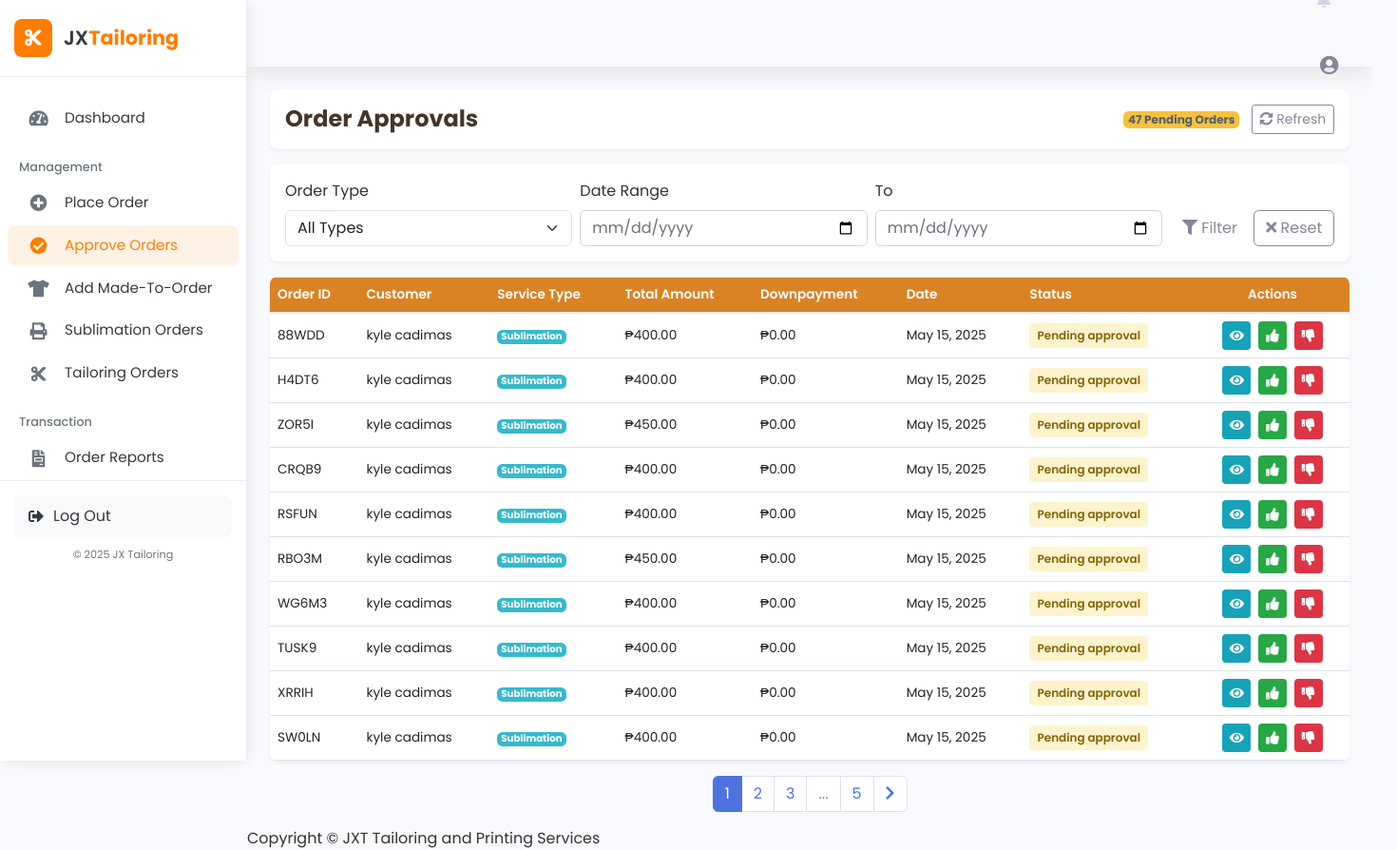
The app's page /staff/orders.php, older data.
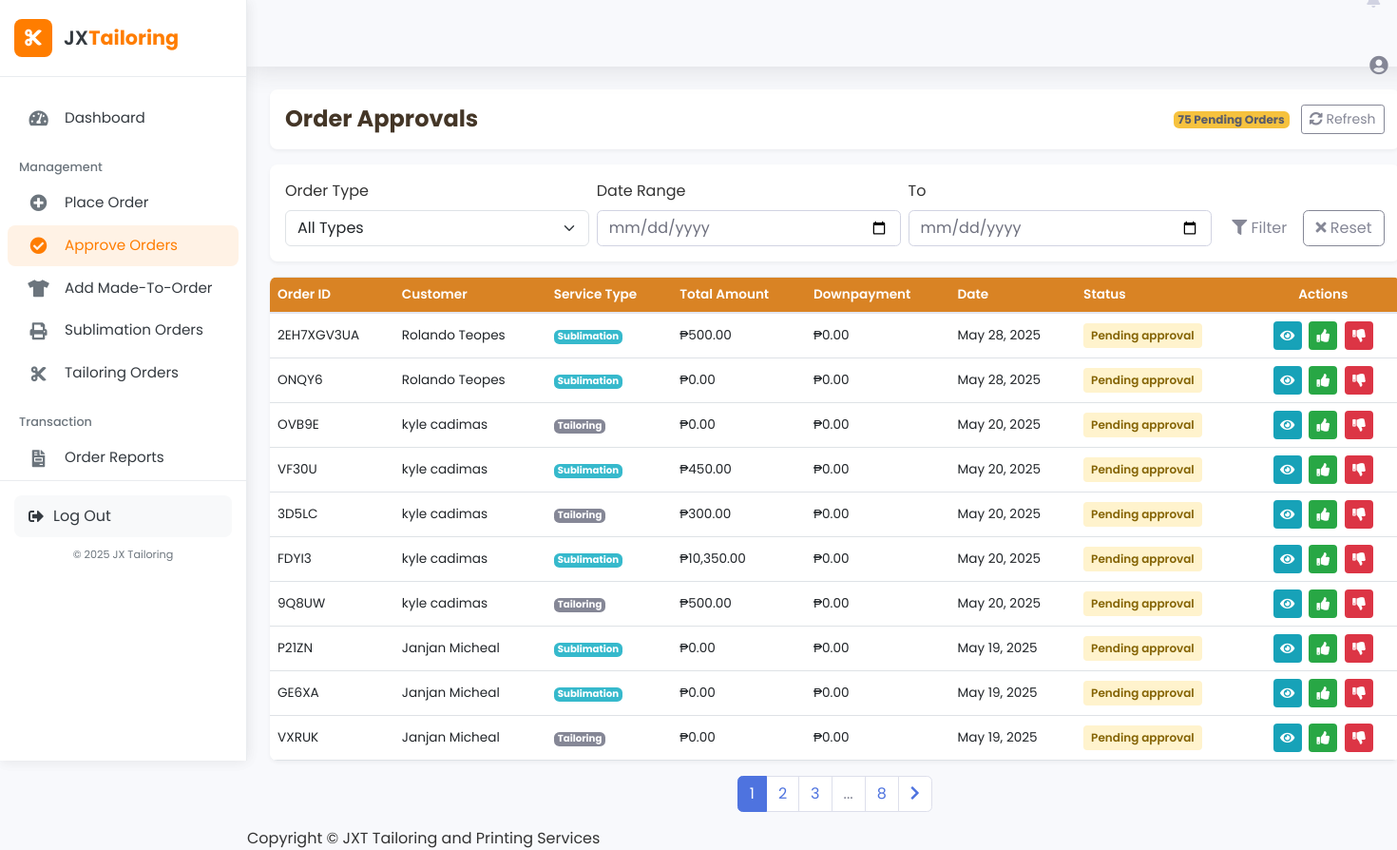
The same page, newer data.
### tables this page shows
CREATE TABLE `orders` (
  `order_id` varchar(10) NOT NULL,
  `customer_id` int(11) NOT NULL,
  `order_type` enum('tailoring','sublimation') NOT NULL,
  `total_amount` decimal(10,2) NOT NULL,
  `downpayment_amount` decimal(10,2) NOT NULL,
  `payment_method` enum('cash','gcash') NOT NULL,
  `payment_status` enum('pending','downpayment_paid','fully_paid') DEFAULT 'pending',
  `order_status` enum('pending_approval','declined','approved','forward_to_sublimator','in_process','printing_done','ready_for_pickup','completed') DEFAULT 'pending_approval',
  `staff_id` int(11) DEFAULT NULL,
  `manager_id` int(11) DEFAULT NULL,
  `notes` text DEFAULT NULL,
  `created_at` timestamp NOT NULL DEFAULT current_timestamp(),
  `updated_at` timestamp NOT NULL DEFAULT current_timestamp() ON UPDATE current_timestamp(),
  `screenshot_path` varchar(255) DEFAULT NULL,
  `status_history` text DEFAULT NULL,
  PRIMARY KEY (`order_id`),
  KEY `customer_id` (`customer_id`),
  KEY `staff_id` (`staff_id`),
  KEY `manager_id` (`manager_id`),
  CONSTRAINT `orders_ibfk_1` FOREIGN KEY (`customer_id`) REFERENCES `customers` (`customer_id`),
  CONSTRAINT `orders_ibfk_2` FOREIGN KEY (`staff_id`) REFERENCES `users` (`user_id`),
  CONSTRAINT `orders_ibfk_3` FOREIGN KEY (`manager_id`) REFERENCES `users` (`user_id`)
);

CREATE TABLE `customers` (
  `customer_id` int(11) NOT NULL AUTO_INCREMENT,
  `username` varchar(50) NOT NULL,
  `password` varchar(255) NOT NULL,
  `email` varchar(100) NOT NULL,
  `first_name` varchar(50) NOT NULL,
  `last_name` varchar(50) NOT NULL,
  `phone_number` varchar(20) DEFAULT NULL,
  `address` text DEFAULT NULL,
  `created_at` timestamp NOT NULL DEFAULT current_timestamp(),
  `updated_at` timestamp NOT NULL DEFAULT current_timestamp() ON UPDATE current_timestamp(),
  PRIMARY KEY (`customer_id`),
  UNIQUE KEY `username` (`username`),
  UNIQUE KEY `email` (`email`)
);

### staff/orders.php (the view, shortened to what the changed rows need)
<?php
include '../db.php';
$records_per_page = 10;
$page = isset($_GET['page']) ? (int)$_GET['page'] : 1;
$offset = ($page - 1) * $records_per_page;
$count_query = "SELECT COUNT(*) as total FROM orders WHERE order_status = 'pending_approval'";
$count_result = mysqli_query($conn, $count_query);
$total_records = mysqli_fetch_assoc($count_result)['total'];
$total_pages = ceil($total_records / $records_per_page);
$query = "SELECT o.order_id, c.first_name, c.last_name, o.order_type, o.total_amount, o.downpayment_amount, o.order_status, o.created_at
          FROM orders o
          JOIN customers c ON o.customer_id = c.customer_id
          WHERE o.order_status = 'pending_approval'
          ORDER BY o.created_at DESC
          LIMIT $offset, $records_per_page";
$result = mysqli_query($conn, $query);
?>
<!DOCTYPE html>
<html lang="en">
<head>
    <link href="https://cdn.jsdelivr.net/npm/bootstrap@5.3.0/dist/css/bootstrap.min.css" rel="stylesheet">
    <link href="vendor/fontawesome-free/css/all.min.css" rel="stylesheet">
    <link href="css/sb-admin-2.min.css" rel="stylesheet">
</head>
<body id="page-top">
    <div id="wrapper">
        <?php include 'sidebar.php'; ?>
        <div id="content-wrapper" class="d-flex flex-column">
            <div id="content">
                <nav class="navbar navbar-expand navbar-light topbar mb-4 static-top shadow">
                    <ul class="navbar-nav ml-auto">
                        <?php include 'notification.php'; ?>
                    </ul>
                </nav>
                <div class="container-fluid">
                    <div class="page-header">
                        <h1>Order Approvals</h1>
                        <div>
                            <span class="badge bg-warning text-dark me-2"><?= $total_records ?> Pending Orders</span>
                            <a href="?refresh=true" class="btn btn-sm btn-outline-secondary">
                                <i class="fas fa-sync-alt"></i> Refresh
                            </a>
                        </div>
                    </div>
                    <div class="table-container">
                        <?php if (mysqli_num_rows($result) > 0): ?>
                            <table class="table">
                                <thead>
                                    <tr>
                                        <th>Order ID</th>
                                        <th>Customer</th>
                                        <th>Service Type</th>
                                        <th>Total Amount</th>
                                        <th>Downpayment</th>
                                        <th>Date</th>
                                        <th>Status</th>
                                        <th class="text-center">Actions</th>
                                    </tr>
                                </thead>
                                <tbody>
                                    <?php while ($row = mysqli_fetch_assoc($result)) : ?>
                                        <tr>
                                            <td><span class="order-id"><?= htmlspecialchars($row['order_id']) ?></span></td>
                                            <td>
                                                <span class="customer-name"><?= htmlspecialchars($row['first_name'] . ' ' . $row['last_name']) ?></span>
                                            </td>
                                            <td>
                                                <?php if ($row['order_type'] == 'sublimation'): ?>
                                                    <span class="badge bg-info text-white">Sublimation</span>
                                                <?php else: ?>
                                                    <span class="badge bg-secondary text-white">Tailoring</span>
                                                <?php endif; ?>
                                            </td>
                                            <td><span class="amount">₱<?= number_format($row['total_amount'], 2) ?></span></td>
                                            <td><span class="amount">₱<?= number_format($row['downpayment_amount'], 2) ?></span></td>
                                            <td><?= date('M d, Y', strtotime($row['created_at'])) ?></td>
                                            <td>
                                                <div class="status-badge status-pending">
                                                    <?= htmlspecialchars(str_replace('_', ' ', ucfirst($row['order_status']))) ?>
                                                </div>
                                            </td>
                                            <td class="text-center">
                                                <div class="actions-container">
                                                    <a href="view_order.php?id=<?= $row['order_id'] ?>" class="btn-action btn-view" data-tooltip="View Details">
                                                        <i class="fas fa-eye"></i>
                                                    </a>
                                                    <button class="btn-action btn-approve" onclick="approveOrder('<?= $row['order_id'] ?>')" data-tooltip="Approve Order">
                                                        <i class="fas fa-thumbs-up"></i>
                                                    </button>
                                                    <button class="btn-action btn-decline" data-bs-toggle="modal" data-bs-target="#declineModal"
                                                            onclick="setDeclineOrderId('<?= $row['order_id'] ?>')" data-tooltip="Decline Order">
                                                        <i class="fas fa-thumbs-down"></i>
                                                    </button>
                                                </div>
                                            </td>
                                        </tr>
                                    <?php endwhile; ?>
                                </tbody>
                            </table>
                        <?php endif; ?>
                    </div>
                    <?php if ($total_pages > 0) : ?>
                    <div class="pagination-container">
                        <nav aria-label="Page navigation">
                            <ul class="pagination">
                                <?php
                                $start_page = max(1, $page - 2);
                                $end_page = min($total_pages, $page + 2);
                                for ($i = $start_page; $i <= $end_page; $i++) {
                                    echo '<li class="page-item ' . ($i == $page ? 'active' : '') . '">';
                                    echo '<a class="page-link" href="?page=' . $i . (isset($_GET['type']) ? '&type=' . $_GET['type'] : '') . '">' . $i . '</a>';
                                    echo '</li>';
                                }
                                if ($end_page < $total_pages) {
                                    if ($end_page < $total_pages - 1) {
                                        echo '<li class="page-item disabled"><span class="page-link">...</span></li>';
                                    }
                                    echo '<li class="page-item"><a class="page-link" href="?page=' . $total_pages . (isset($_GET['type']) ? '&type=' . $_GET['type'] : '') . '">' . $total_pages . '</a></li>';
                                }
                                ?>
                            </ul>
                        </nav>
                    </div>
                    <?php endif; ?>
                </div>
            </div>
        </div>
    </div
</body>
</html>

Row changes from the older to the newer data that the page shows:
no longer on this page (row unchanged): orders: order_id "88WDD", customer.last_name "kyle cadimas", order_type "Sublimation", total_amount "400.00", downpayment_amount "0.00", created_at "May 15, 2025", order_status "Pending approval"
no longer on this page (row unchanged): orders: order_id "H4DT6", customer.last_name "kyle cadimas", order_type "Sublimation", total_amount "400.00", downpayment_amount "0.00", created_at "May 15, 2025", order_status "Pending approval"
no longer on this page (row unchanged): orders: order_id "ZOR5I", customer.last_name "kyle cadimas", order_type "Sublimation", total_amount "450.00", downpayment_amount "0.00", created_at "May 15, 2025", order_status "Pending approval"
no longer on this page (row edited): orders: order_id "CRQB9", customer.last_name "kyle cadimas", order_type "Sublimation", total_amount "400.00", downpayment_amount "0.00", created_at "May 15, 2025", order_status "Pending approval"
no longer on this page (row unchanged): orders: order_id "RSFUN", customer.last_name "kyle cadimas", order_type "Sublimation", total_amount "400.00", downpayment_amount "0.00", created_at "May 15, 2025", order_status "Pending approval"
no longer on this page (row unchanged): orders: order_id "RBO3M", customer.last_name "kyle cadimas", order_type "Sublimation", total_amount "450.00", downpayment_amount "0.00", created_at "May 15, 2025", order_status "Pending approval"
no longer on this page (row unchanged): orders: order_id "WG6M3", customer.last_name "kyle cadimas", order_type "Sublimation", total_amount "400.00", downpayment_amount "0.00", created_at "May 15, 2025", order_status "Pending approval"
no longer on this page (row unchanged): orders: order_id "TUSK9", customer.last_name "kyle cadimas", order_type "Sublimation", total_amount "400.00", downpayment_amount "0.00", created_at "May 15, 2025", order_status "Pending approval"
no longer on this page (row unchanged): orders: order_id "XRRIH", customer.last_name "kyle cadimas", order_type "Sublimation", total_amount "400.00", downpayment_amount "0.00", created_at "May 15, 2025", order_status "Pending approval"
no longer on this page (row unchanged): orders: order_id "SW0LN", customer.last_name "kyle cadimas", order_type "Sublimation", total_amount "400.00", downpayment_amount "0.00", created_at "May 15, 2025", order_status "Pending approval"
added orders: order_id "2EH7XGV3UA", customer.last_name "Rolando Teopes", order_type "Sublimation", total_amount "500.00", downpayment_amount "0.00", created_at "May 28, 2025", order_status "Pending approval"
added orders: order_id "ONQY6", customer.last_name "Rolando Teopes", order_type "Sublimation", total_amount "0.00", downpayment_amount "0.00", created_at "May 28, 2025", order_status "Pending approval"
added orders: order_id "OVB9E", customer.last_name "kyle cadimas", order_type "Tailoring", total_amount "0.00", downpayment_amount "0.00", created_at "May 20, 2025", order_status "Pending approval"
added orders: order_id "VF30U", customer.last_name "kyle cadimas", order_type "Sublimation", total_amount "450.00", downpayment_amount "0.00", created_at "May 20, 2025", order_status "Pending approval"
added orders: order_id "3D5LC", customer.last_name "kyle cadimas", order_type "Tailoring", total_amount "300.00", downpayment_amount "0.00", created_at "May 20, 2025", order_status "Pending approval"
added orders: order_id "FDYI3", customer.last_name "kyle cadimas", order_type "Sublimation", total_amount "10,350.00", downpayment_amount "0.00", created_at "May 20, 2025", order_status "Pending approval"
added orders: order_id "9Q8UW", customer.last_name "kyle cadimas", order_type "Tailoring", total_amount "500.00", downpayment_amount "0.00", created_at "May 20, 2025", order_status "Pending approval"
added orders: order_id "P21ZN", customer.last_name "Janjan Micheal", order_type "Sublimation", total_amount "0.00", downpayment_amount "0.00", created_at "May 19, 2025", order_status "Pending approval"
added orders: order_id "GE6XA", customer.last_name "Janjan Micheal", order_type "Sublimation", total_amount "0.00", downpayment_amount "0.00", created_at "May 19, 2025", order_status "Pending approval"
added orders: order_id "VXRUK", customer.last_name "Janjan Micheal", order_type "Tailoring", total_amount "0.00", downpayment_amount "0.00", created_at "May 19, 2025", order_status "Pending approval"
Text that changed along with them:
$total_records: "47" → "75"
$total_pages: "5" → "8"
